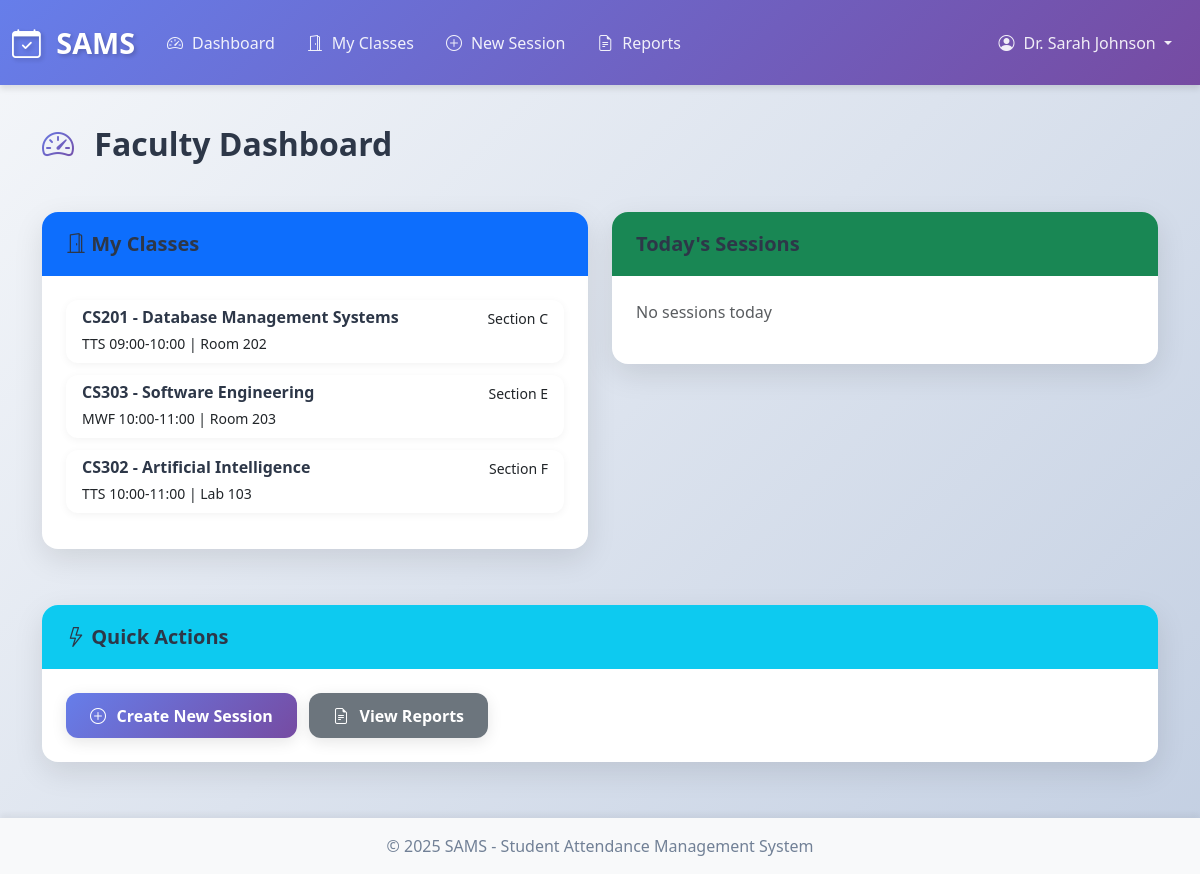
The app's page /faculty/dashboard (signed in) with its own data.
### app.py (models this page shows)
class User(db.Model):
    __tablename__ = 'users'
    id = db.Column(db.Integer, primary_key=True)
    username = db.Column(db.String(80), unique=True, nullable=False)
    email = db.Column(db.String(120), unique=True, nullable=False)
    password_hash = db.Column(db.String(200), nullable=False)
    role = db.Column(db.String(20), nullable=False)
    full_name = db.Column(db.String(100), nullable=False)
    created_at = db.Column(db.DateTime, default=datetime.utcnow)
    is_active = db.Column(db.Boolean, default=True)

class Class(db.Model):
    __tablename__ = 'classes'
    id = db.Column(db.Integer, primary_key=True)
    course_id = db.Column(db.Integer, db.ForeignKey('courses.id'), nullable=False)
    faculty_id = db.Column(db.Integer, db.ForeignKey('faculty.id'), nullable=False)
    section = db.Column(db.String(10))
    schedule = db.Column(db.String(100))
    room = db.Column(db.String(20))
    course = db.relationship('Course', backref='classes')
    faculty = db.relationship('Faculty', backref='classes')

class Course(db.Model):
    __tablename__ = 'courses'
    id = db.Column(db.Integer, primary_key=True)
    course_code = db.Column(db.String(20), unique=True, nullable=False)
    course_name = db.Column(db.String(100), nullable=False)
    department = db.Column(db.String(100))
    credits = db.Column(db.Integer)
    year = db.Column(db.Integer)
    semester = db.Column(db.Integer)

### app.py (the view)
@app.route('/faculty/dashboard')
@role_required('faculty')
def faculty_dashboard():
    faculty = get_current_faculty()
    if not faculty:
        return redirect(url_for('login'))
    my_classes = Class.query.filter_by(faculty_id=faculty.id).all()
    today = datetime.now().date()
    today_sessions = AttendanceSession.query.filter(
        AttendanceSession.class_id.in_([c.id for c in my_classes]),
        AttendanceSession.date == today
    ).all()
    return render_template('faculty/dashboard.html',
                         my_classes=my_classes,
                         today_sessions=today_sessions)

### app.py (called while the page is built)
@app.before_request
def check_session_timeout():
    if 'user_id' in session:
        session.permanent = True
        last_activity = session.get('last_activity')
        if last_activity:
            last_activity_time = datetime.fromisoformat(last_activity)
            if datetime.now() - last_activity_time > timedelta(minutes=30):
                session.clear()
                flash('Your session has expired. Please log in again.', 'warning')
                return redirect(url_for('login'))
        session['last_activity'] = datetime.now().isoformat()

def role_required(*roles):
    def decorator(f):
        @wraps(f)
        def decorated_function(*args, **kwargs):
            if 'user_id' not in session:
                flash('Please log in to access this page.', 'warning')
                return redirect(url_for('login'))
            user = User.query.get(session['user_id'])
            if not user:
                session.clear()
                flash('Your session is invalid. Please log in again.', 'warning')
                return redirect(url_for('login'))
            if user.role not in roles:
                flash('You do not have permission to access this page.', 'danger')
                return redirect(url_for('dashboard'))
            return f(*args, **kwargs)
        return decorated_function
    return decorator

def get_current_faculty():
    faculty = Faculty.query.filter_by(user_id=session.get('user_id')).first()
    if not faculty:
        session.clear()
        flash('Faculty profile not found. Please contact admin.', 'danger')
        return None
    return faculty

### templates/faculty/dashboard.html (shortened to what this page needs)
{% extends "base.html" %}
{% block content %}
<div class="row mb-4">
    <div class="col-md-12">
        <h2><i class="bi bi-speedometer2"></i> Faculty Dashboard</h2>
    </div>
</div>
<div class="row">
    <div class="col-md-6">
        <div class="card">
            <div class="card-header bg-primary text-white">
                <h5 class="mb-0"><i class="bi bi-door-open"></i> My Classes</h5>
            </div>
            <div class="card-body">
                <div class="list-group">
                    {% for class in my_classes %}
                    <a href="{{ url_for('faculty_class_detail', class_id=class.id) }}" class="list-group-item list-group-item-action">
                        <div class="d-flex w-100 justify-content-between">
                            <h6 class="mb-1">{{ class.course.course_code }} - {{ class.course.course_name }}</h6>
                            <small>Section {{ class.section }}</small>
                        </div>
                        <small>{{ class.schedule }} | {{ class.room }}</small>
                    </a>
                    {% else %}
                    <p class="text-muted">No classes assigned</p>
                    {% endfor %}
                </div>
            </div>
        </div>
    </div>
    <div class="col-md-6">
        <div class="card">
            <div class="card-header bg-success text-white">
                <h5 class="mb-0"> Today's Sessions</h5>
            </div>
            <div class="card-body">
                {% if today_sessions %}
                <div class="list-group">
                    {% for session in today_sessions %}
                    <a href="{{ url_for('faculty_session_detail', session_id=session.id) }}" class="list-group-item list-group-item-action">
                        <div class="d-flex w-100 justify-content-between">
                            <h6 class="mb-1">{{ session.class_ref.course.course_name }}</h6>
                            <small>{{ session.start_time.strftime('%H:%M') }}</small>
                        </div>
                    </a>
                    {% endfor %}
                </div>
                {% else %}
                <p class="text-muted">No sessions today</p>
                {% endif %}
            </div>
        </div>
    </div>
</div>
<div class="row mt-4">
    <div class="col-md-12">
        <div class="card">
            <div class="card-header bg-info text-white">
                <h5 class="mb-0"><i class="bi bi-lightning"></i> Quick Actions</h5>
            </div>
            <div class="card-body">
                <a href="{{ url_for('faculty_create_session') }}" class="btn btn-primary me-2">
                    <i class="bi bi-plus-circle"></i> Create New Session
                </a>
                <a href="{{ url_for('faculty_reports') }}" class="btn btn-secondary">
                    <i class="bi bi-file-earmark-text"></i> View Reports
                </a>
            </div>
        </div>
    </div>
</div>
{% endblock %}

### templates/base.html (shortened to what this page needs)
<!DOCTYPE html>
<html lang="en">
<head>
    <link href="https://cdn.jsdelivr.net/npm/bootstrap@5.3.0/dist/css/bootstrap.min.css" rel="stylesheet">
    <link rel="stylesheet" href="https://cdn.jsdelivr.net/npm/bootstrap-icons@1.10.0/font/bootstrap-icons.css">
    <link rel="stylesheet" href="{{ url_for('static', filename='css/style.css') }}">
</head>
<body>
    {% if session.user_id %}
    <nav class="navbar navbar-expand-lg navbar-dark bg-primary">
        <div class="container-fluid">
            <a class="navbar-brand" href="{{ url_for('dashboard') }}">
                <i class="bi bi-calendar-check"></i> SAMS
            </a>
            <div class="collapse navbar-collapse" id="navbarNav">
                <ul class="navbar-nav me-auto">
                    {% if session.role == 'admin' %}
                    <li class="nav-item">
                        <a class="nav-link" href="{{ url_for('admin_dashboard') }}">
                            <i class="bi bi-speedometer2"></i> Dashboard
                        </a>
                    </li>
                    <li class="nav-item">
                        <a class="nav-link" href="{{ url_for('admin_users') }}">
                            <i class="bi bi-people"></i> Users
                        </a>
                    </li>
                    <li class="nav-item">
                        <a class="nav-link" href="{{ url_for('admin_courses') }}">
                            <i class="bi bi-book"></i> Courses
                        </a>
                    </li>
                    <li class="nav-item">
                        <a class="nav-link" href="{{ url_for('admin_classes') }}">
                            <i class="bi bi-door-open"></i> Classes
                        </a>
                    </li>
                    <li class="nav-item">
                        <a class="nav-link" href="{{ url_for('admin_reports') }}">
                            <i class="bi bi-file-earmark-text"></i> Reports
                        </a>
                    </li>
                    {% elif session.role == 'faculty' %}
                    <li class="nav-item">
                        <a class="nav-link" href="{{ url_for('faculty_dashboard') }}">
                            <i class="bi bi-speedometer2"></i> Dashboard
                        </a>
                    </li>
                    <li class="nav-item">
                        <a class="nav-link" href="{{ url_for('faculty_classes') }}">
                            <i class="bi bi-door-open"></i> My Classes
                        </a>
                    </li>
                    <li class="nav-item">
                        <a class="nav-link" href="{{ url_for('faculty_create_session') }}">
                            <i class="bi bi-plus-circle"></i> New Session
                        </a>
                    </li>
                    <li class="nav-item">
                        <a class="nav-link" href="{{ url_for('faculty_reports') }}">
                            <i class="bi bi-file-earmark-text"></i> Reports
                        </a>
                    </li>
                    {% endif %}
                </ul>
                <ul class="navbar-nav">
                    <li class="nav-item dropdown">
                        <a class="nav-link dropdown-toggle" href="#" id="navbarDropdown" role="button" data-bs-toggle="dropdown">
                            <i class="bi bi-person-circle"></i> {{ session.full_name }}
                        </a>
                    </li>
                </ul>
            </div>
        </div>
    </nav>
    {% endif %}
    <main class="container my-4">
        {% block content %}{% endblock %}
    </main>
    <footer class="footer mt-auto py-3 bg-light">
        <div class="container text-center">
            <span class="text-muted">© 2025 SAMS - Student Attendance Management System</span>
        </div>
    </footer>
</body>
</html>

### static/css/style.css (style rules this page uses)
:root { --primary-gradient: linear-gradient(135deg, #667eea 0%, #764ba2 100%); --success-gradient: linear-gradient(135deg, #11998e 0%, #38ef7d 100%); --info-gradient: linear-gradient(135deg, #2193b0 0%, #6dd5ed 100%); --warning-gradient: linear-gradient(135deg, #f093fb 0%, #f5576c 100%); --danger-gradient: linear-gradient(135deg, #fa709a 0%, #fee140 100%); --dark-gradient: linear-gradient(135deg, #434343 0%, #000000 100%); }
* { margin: 0; padding: 0; box-sizing: border-box; }
body { background: linear-gradient(135deg, #f5f7fa 0%, #c3cfe2 100%); min-height: 100vh; display: flex; flex-direction: column; font-family: 'Segoe UI', Tahoma, Geneva, Verdana, sans-serif; color: #2d3748; }
main { flex: 1; }
.navbar { background: var(--primary-gradient) !important; box-shadow: 0 4px 6px rgba(0,0,0,0.1); padding: 1rem 0; }
.navbar-brand { font-weight: 700; font-size: 1.8rem; color: white !important; text-shadow: 2px 2px 4px rgba(0,0,0,0.2); transition: transform 0.3s ease; }
.navbar-brand i { margin-right: 0.5rem; animation: pulse 2s infinite; }
.nav-link { color: rgba(255,255,255,0.9) !important; font-weight: 500; transition: all 0.3s ease; padding: 0.5rem 1rem !important; border-radius: 0.5rem; }
.nav-link i { margin-right: 0.3rem; }
.card { border: none; border-radius: 1rem; box-shadow: 0 10px 30px rgba(0,0,0,0.1); margin-bottom: 2rem; transition: all 0.3s ease; overflow: hidden; }
.card-header { font-weight: 600; font-size: 1.1rem; border-bottom: none; padding: 1.25rem 1.5rem; }
.card-body { padding: 1.5rem; }
.btn { border-radius: 0.75rem; padding: 0.65rem 1.5rem; font-weight: 600; transition: all 0.3s ease; border: none; box-shadow: 0 4px 15px rgba(0,0,0,0.1); }
.btn-primary { background: var(--primary-gradient); }
.btn i { margin-right: 0.4rem; }
.list-group-item { border: none; border-radius: 0.75rem !important; margin-bottom: 0.75rem; transition: all 0.3s ease; box-shadow: 0 2px 8px rgba(0,0,0,0.05); }
.list-group-item-action { cursor: pointer; }
.footer { background: white; padding: 2rem 0; margin-top: 3rem; box-shadow: 0 -4px 6px rgba(0,0,0,0.05); }
.footer .text-muted { color: #718096 !important; font-weight: 500; }
h1, h2, h3, h4, h5, h6 { color: #2d3748; font-weight: 700; margin-bottom: 1.5rem; }
h2 { font-size: 2rem; }
h2 i { margin-right: 0.75rem; background: var(--primary-gradient); -webkit-background-clip: text; -webkit-text-fill-color: transparent; background-clip: text; }

### records on screen
User: full_name "Dr. Sarah Johnson"
Class: course.course_code "CS201", course.course_name "Database Management Systems", section "C", schedule "TTS 09:00-10:00", room "Room 202"
Class: course.course_code "CS303", course.course_name "Software Engineering", section "E", schedule "MWF 10:00-11:00", room "Room 203"
Class: course.course_code "CS302", course.course_name "Artificial Intelligence", section "F", schedule "TTS 10:00-11:00", room "Lab 103"
